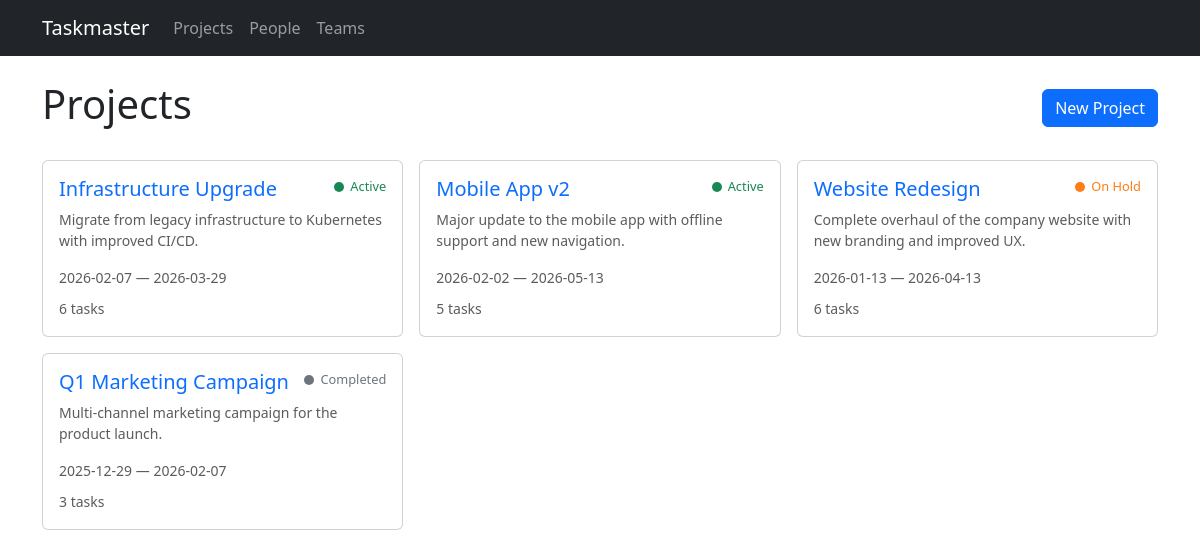
Page /projects on the earlier database version.
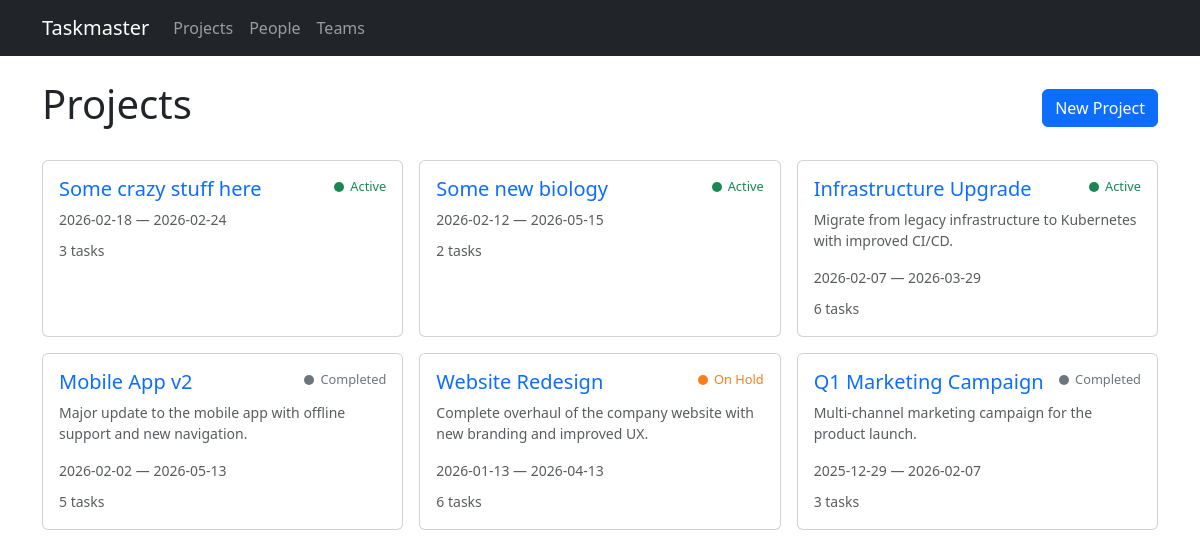
Same page on the later database version.
### models.py (models this page shows)
class Project(db.Model):
    id = db.Column(db.Integer, primary_key=True)
    name = db.Column(db.String(200), nullable=False)
    description = db.Column(db.Text)
    start_date = db.Column(db.Date)
    end_date = db.Column(db.Date)
    status = db.Column(db.String(20), default='active')  # active, completed, on_hold
    tasks = db.relationship('Task', backref='project', lazy=True, cascade='all, delete-orphan')

### routes/projects.py (the view)
@bp.route('/projects')
def list_projects():
    projects = Project.query.order_by(Project.start_date.desc()).all()
    return render_template('projects/list.html', projects=projects)

### templates/projects/list.html (shortened to what this page needs)
{% extends "base.html" %}
{% block content %}
<div class="d-flex justify-content-between align-items-center mb-4">
    <h1>Projects</h1>
    <a href="{{ url_for('projects.new_project') }}" class="btn btn-primary">New Project</a>
</div>
{% if projects %}
<div class="row g-3">
    {% for project in projects %}
    <div class="col-md-6 col-lg-4">
        <div class="card card-hover h-100">
            <div class="card-body">
                <div class="d-flex justify-content-between align-items-start mb-2">
                    <h5 class="card-title mb-0">
                        <a href="{{ url_for('projects.detail', id=project.id) }}" class="text-decoration-none">
                            {{ project.name }}
                        </a>
                    </h5>
                    <span class="project-status status-{{ project.status }}">
                        <span class="status-dot"></span>{{ project.status | replace('_', ' ') | title }}
                    </span>
                </div>
                {% if project.description %}
                <p class="card-text text-muted small">{{ project.description[:120] }}{% if project.description|length > 120 %}...{% endif %}</p>
                {% endif %}
                <div class="small text-muted">
                    {% if project.start_date %}{{ project.start_date }}{% endif %}
                    {% if project.start_date and project.end_date %} &mdash; {% endif %}
                    {% if project.end_date %}{{ project.end_date }}{% endif %}
                </div>
                <div class="mt-2">
                    <span class="text-muted small">{{ project.tasks|length }} tasks</span>
                </div>
            </div>
        </div>
    </div>
    {% endfor %}
</div>
{% else %}
<div class="text-center py-5">
    <p class="text-muted">No projects yet.</p>
    <a href="{{ url_for('projects.new_project') }}" class="btn btn-primary">Create your first project</a>
</div>
{% endif %}
{% endblock %}

### templates/base.html (shortened to what this page needs)
<!DOCTYPE html>
<html lang="en">
<head>
    <link href="https://cdn.jsdelivr.net/npm/bootstrap@5.3.3/dist/css/bootstrap.min.css" rel="stylesheet">
    <link rel="stylesheet" href="https://cdn.jsdelivr.net/npm/frappe-gantt@0.6.1/dist/frappe-gantt.min.css">
    <link rel="stylesheet" href="{{ url_for('static', filename='style.css') }}">
</head>
<body>
    <nav class="navbar navbar-expand-lg navbar-dark bg-dark">
        <div class="container">
            <a class="navbar-brand" href="{{ url_for('index') }}">Taskmaster</a>
            <div class="collapse navbar-collapse" id="navbarNav">
                <ul class="navbar-nav">
                    <li class="nav-item">
                        <a class="nav-link" href="{{ url_for('projects.list_projects') }}">Projects</a>
                    </li>
                    <li class="nav-item">
                        <a class="nav-link" href="{{ url_for('people.list_people') }}">People</a>
                    </li>
                    <li class="nav-item">
                        <a class="nav-link" href="{{ url_for('teams.list_teams') }}">Teams</a>
                    </li>
                </ul>
            </div>
        </div>
    </nav>
    <main class="container mt-4">
        {% block content %}{% endblock %}
    </main>
</body>
</html>

### static/style.css (style rules this page uses)
.project-status { display: inline-flex; align-items: center; gap: 6px; font-size: 0.8rem; font-weight: 500; }
.project-status .status-dot { width: 10px; height: 10px; border-radius: 50%; display: inline-block; }
.project-status.status-active .status-dot { background-color: #198754; }
.project-status.status-active { color: #198754; }
.project-status.status-completed .status-dot { background-color: #6c757d; }
.project-status.status-completed { color: #6c757d; }
.project-status.status-on_hold .status-dot { background-color: #fd7e14; }
.project-status.status-on_hold { color: #fd7e14; }

Differences in the rows shown:
added Project: name "Some crazy stuff here", status "Active", start_date "2026-02-18", end_date "2026-02-24", tasks|length "3"
added Project: name "Some new biology", status "Active", start_date "2026-02-12", end_date "2026-05-15", tasks|length "2"
changed Project "Mobile App v2": status "Active" → "Completed"
